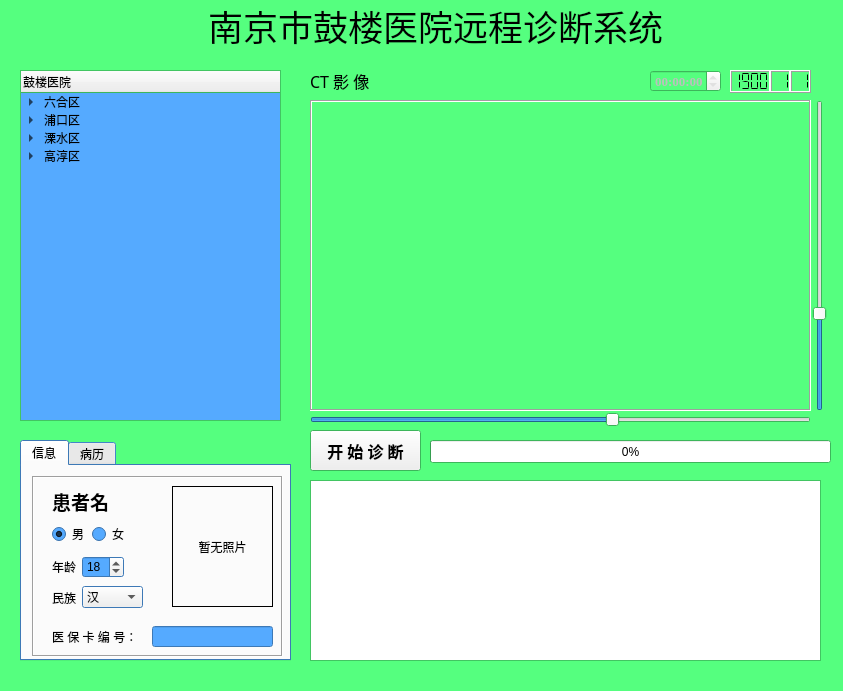
<?xml version="1.0" encoding="UTF-8"?>
<ui version="4.0">
 <class>MainWindow</class>
 <widget class="QMainWindow" name="MainWindow">
  <property name="geometry">
   <rect>
    <x>0</x>
    <y>0</y>
    <width>843</width>
    <height>691</height>
   </rect>
  </property>
  <property name="palette">
   <palette>
    <active>
     <colorrole role="Base">
      <brush brushstyle="SolidPattern">
       <color alpha="255">
        <red>255</red>
        <green>255</green>
        <blue>255</blue>
       </color>
      </brush>
     </colorrole>
     <colorrole role="Window">
      <brush brushstyle="SolidPattern">
       <color alpha="255">
        <red>85</red>
        <green>255</green>
        <blue>127</blue>
       </color>
      </brush>
     </colorrole>
    </active>
    <inactive>
     <colorrole role="Base">
      <brush brushstyle="SolidPattern">
       <color alpha="255">
        <red>255</red>
        <green>255</green>
        <blue>255</blue>
       </color>
      </brush>
     </colorrole>
     <colorrole role="Window">
      <brush brushstyle="SolidPattern">
       <color alpha="255">
        <red>85</red>
        <green>255</green>
        <blue>127</blue>
       </color>
      </brush>
     </colorrole>
    </inactive>
    <disabled>
     <colorrole role="Base">
      <brush brushstyle="SolidPattern">
       <color alpha="255">
        <red>85</red>
        <green>255</green>
        <blue>127</blue>
       </color>
      </brush>
     </colorrole>
     <colorrole role="Window">
      <brush brushstyle="SolidPattern">
       <color alpha="255">
        <red>85</red>
        <green>255</green>
        <blue>127</blue>
       </color>
      </brush>
     </colorrole>
    </disabled>
   </palette>
  </property>
  <property name="windowTitle">
   <string>江苏省2018（宁）远程医疗 测试版v1.0</string>
  </property>
  <property name="autoFillBackground">
   <bool>true</bool>
  </property>
  <widget class="QWidget" name="centralWidget">
   <widget class="QLabel" name="label">
    <property name="geometry">
     <rect>
      <x>150</x>
      <y>0</y>
      <width>571</width>
      <height>51</height>
     </rect>
    </property>
    <property name="font">
     <font>
      <family>华文新魏</family>
      <pointsize>26</pointsize>
      <weight>50</weight>
      <bold>false</bold>
     </font>
    </property>
    <property name="text">
     <string>南京市鼓楼医院远程诊断系统</string>
    </property>
    <property name="alignment">
     <set>Qt::AlignCenter</set>
    </property>
   </widget>
   <widget class="QTreeWidget" name="treeWidget">
    <property name="geometry">
     <rect>
      <x>20</x>
      <y>70</y>
      <width>261</width>
      <height>351</height>
     </rect>
    </property>
    <property name="palette">
     <palette>
      <active>
       <colorrole role="Base">
        <brush brushstyle="SolidPattern">
         <color alpha="255">
          <red>85</red>
          <green>170</green>
          <blue>255</blue>
         </color>
        </brush>
       </colorrole>
       <colorrole role="Window">
        <brush brushstyle="SolidPattern">
         <color alpha="255">
          <red>85</red>
          <green>255</green>
          <blue>127</blue>
         </color>
        </brush>
       </colorrole>
      </active>
      <inactive>
       <colorrole role="Base">
        <brush brushstyle="SolidPattern">
         <color alpha="255">
          <red>85</red>
          <green>170</green>
          <blue>255</blue>
         </color>
        </brush>
       </colorrole>
       <colorrole role="Window">
        <brush brushstyle="SolidPattern">
         <color alpha="255">
          <red>85</red>
          <green>255</green>
          <blue>127</blue>
         </color>
        </brush>
       </colorrole>
      </inactive>
      <disabled>
       <colorrole role="Base">
        <brush brushstyle="SolidPattern">
         <color alpha="255">
          <red>85</red>
          <green>255</green>
          <blue>127</blue>
         </color>
        </brush>
       </colorrole>
       <colorrole role="Window">
        <brush brushstyle="SolidPattern">
         <color alpha="255">
          <red>85</red>
          <green>255</green>
          <blue>127</blue>
         </color>
        </brush>
       </colorrole>
      </disabled>
     </palette>
    </property>
    <column>
     <property name="text">
      <string>鼓楼医院</string>
     </property>
    </column>
    <item>
     <property name="text">
      <string>六合区</string>
     </property>
     <item>
      <property name="text">
       <string>内科</string>
      </property>
      <item>
       <property name="text">
        <string>神经内科</string>
       </property>
      </item>
      <item>
       <property name="text">
        <string>肾内科</string>
       </property>
      </item>
      <item>
       <property name="text">
        <string>内分泌科</string>
       </property>
      </item>
      <item>
       <property name="text">
        <string>呼吸科</string>
       </property>
      </item>
      <item>
       <property name="text">
        <string>消化科</string>
       </property>
      </item>
      <item>
       <property name="text">
        <string>妇科</string>
       </property>
      </item>
     </item>
     <item>
      <property name="text">
       <string>外科</string>
      </property>
      <item>
       <property name="text">
        <string>肝胆外科</string>
       </property>
      </item>
      <item>
       <property name="text">
        <string>血管外科</string>
       </property>
      </item>
      <item>
       <property name="text">
        <string>心胸外科</string>
       </property>
      </item>
      <item>
       <property name="text">
        <string>耳鼻咽喉科</string>
       </property>
      </item>
     </item>
     <item>
      <property name="text">
       <string>急诊科</string>
      </property>
     </item>
    </item>
    <item>
     <property name="text">
      <string>浦口区</string>
     </property>
     <item>
      <property name="text">
       <string>妇产科</string>
      </property>
     </item>
     <item>
      <property name="text">
       <string>老年医学科</string>
      </property>
     </item>
     <item>
      <property name="text">
       <string>儿科</string>
      </property>
     </item>
    </item>
    <item>
     <property name="text">
      <string>溧水区</string>
     </property>
     <item>
      <property name="text">
       <string>骨科</string>
      </property>
     </item>
     <item>
      <property name="text">
       <string>血管外科</string>
      </property>
     </item>
     <item>
      <property name="text">
       <string>心脏科</string>
      </property>
     </item>
     <item>
      <property name="text">
       <string>脑科</string>
      </property>
     </item>
     <item>
      <property name="text">
       <string>神经内科</string>
      </property>
     </item>
    </item>
    <item>
     <property name="text">
      <string>高淳区</string>
     </property>
     <item>
      <property name="text">
       <string>呼吸科</string>
      </property>
     </item>
     <item>
      <property name="text">
       <string>消化科</string>
      </property>
     </item>
     <item>
      <property name="text">
       <string>泌尿外科</string>
      </property>
     </item>
     <item>
      <property name="text">
       <string>中医科</string>
      </property>
     </item>
    </item>
   </widget>
   <widget class="QLabel" name="CT_Img_Label">
    <property name="geometry">
     <rect>
      <x>310</x>
      <y>100</y>
      <width>501</width>
      <height>311</height>
     </rect>
    </property>
    <property name="frameShape">
     <enum>QFrame::Box</enum>
    </property>
    <property name="frameShadow">
     <enum>QFrame::Sunken</enum>
    </property>
    <property name="text">
     <string/>
    </property>
    <property name="pixmap">
     <pixmap>CT.jpg</pixmap>
    </property>
    <property name="scaledContents">
     <bool>true</bool>
    </property>
    <property name="alignment">
     <set>Qt::AlignCenter</set>
    </property>
   </widget>
   <widget class="QLabel" name="label_3">
    <property name="geometry">
     <rect>
      <x>310</x>
      <y>70</y>
      <width>111</width>
      <height>21</height>
     </rect>
    </property>
    <property name="font">
     <font>
      <family>华文仿宋</family>
      <pointsize>12</pointsize>
      <weight>50</weight>
      <bold>false</bold>
     </font>
    </property>
    <property name="text">
     <string>CT 影 像</string>
    </property>
   </widget>
   <widget class="QLCDNumber" name="yearLcdNumber">
    <property name="geometry">
     <rect>
      <x>730</x>
      <y>70</y>
      <width>41</width>
      <height>23</height>
     </rect>
    </property>
    <property name="digitCount">
     <number>4</number>
    </property>
    <property name="segmentStyle">
     <enum>QLCDNumber::Flat</enum>
    </property>
    <property name="value" stdset="0">
     <double>1900.000000000000000</double>
    </property>
   </widget>
   <widget class="QLCDNumber" name="monthLcdNumber">
    <property name="geometry">
     <rect>
      <x>770</x>
      <y>70</y>
      <width>21</width>
      <height>23</height>
     </rect>
    </property>
    <property name="digitCount">
     <number>2</number>
    </property>
    <property name="segmentStyle">
     <enum>QLCDNumber::Flat</enum>
    </property>
    <property name="value" stdset="0">
     <double>1.000000000000000</double>
    </property>
   </widget>
   <widget class="QSlider" name="verticalSlider">
    <property name="geometry">
     <rect>
      <x>810</x>
      <y>100</y>
      <width>19</width>
      <height>311</height>
     </rect>
    </property>
    <property name="value">
     <number>30</number>
    </property>
    <property name="orientation">
     <enum>Qt::Vertical</enum>
    </property>
   </widget>
   <widget class="QSlider" name="horizontalSlider">
    <property name="geometry">
     <rect>
      <x>310</x>
      <y>410</y>
      <width>501</width>
      <height>20</height>
     </rect>
    </property>
    <property name="value">
     <number>60</number>
    </property>
    <property name="orientation">
     <enum>Qt::Horizontal</enum>
    </property>
   </widget>
   <widget class="QTimeEdit" name="timeEdit">
    <property name="enabled">
     <bool>false</bool>
    </property>
    <property name="geometry">
     <rect>
      <x>650</x>
      <y>70</y>
      <width>71</width>
      <height>22</height>
     </rect>
    </property>
    <property name="font">
     <font>
      <family>Times New Roman</family>
      <pointsize>10</pointsize>
      <weight>75</weight>
      <bold>true</bold>
     </font>
    </property>
    <property name="alignment">
     <set>Qt::AlignCenter</set>
    </property>
    <property name="readOnly">
     <bool>true</bool>
    </property>
    <property name="displayFormat">
     <string>HH:mm:ss</string>
    </property>
    <property name="time">
     <time>
      <hour>0</hour>
      <minute>0</minute>
      <second>0</second>
     </time>
    </property>
   </widget>
   <widget class="QPushButton" name="startPushButton">
    <property name="geometry">
     <rect>
      <x>310</x>
      <y>430</y>
      <width>111</width>
      <height>41</height>
     </rect>
    </property>
    <property name="font">
     <font>
      <family>华文仿宋</family>
      <pointsize>12</pointsize>
      <weight>75</weight>
      <bold>true</bold>
     </font>
    </property>
    <property name="text">
     <string>开 始 诊 断</string>
    </property>
   </widget>
   <widget class="QProgressBar" name="progressBar">
    <property name="geometry">
     <rect>
      <x>430</x>
      <y>440</y>
      <width>401</width>
      <height>23</height>
     </rect>
    </property>
    <property name="value">
     <number>0</number>
    </property>
   </widget>
   <widget class="QTabWidget" name="tabWidget">
    <property name="geometry">
     <rect>
      <x>20</x>
      <y>440</y>
      <width>271</width>
      <height>221</height>
     </rect>
    </property>
    <property name="palette">
     <palette>
      <active>
       <colorrole role="Base">
        <brush brushstyle="SolidPattern">
         <color alpha="255">
          <red>85</red>
          <green>170</green>
          <blue>255</blue>
         </color>
        </brush>
       </colorrole>
       <colorrole role="Window">
        <brush brushstyle="SolidPattern">
         <color alpha="255">
          <red>85</red>
          <green>170</green>
          <blue>255</blue>
         </color>
        </brush>
       </colorrole>
      </active>
      <inactive>
       <colorrole role="Base">
        <brush brushstyle="SolidPattern">
         <color alpha="255">
          <red>85</red>
          <green>170</green>
          <blue>255</blue>
         </color>
        </brush>
       </colorrole>
       <colorrole role="Window">
        <brush brushstyle="SolidPattern">
         <color alpha="255">
          <red>85</red>
          <green>170</green>
          <blue>255</blue>
         </color>
        </brush>
       </colorrole>
      </inactive>
      <disabled>
       <colorrole role="Base">
        <brush brushstyle="SolidPattern">
         <color alpha="255">
          <red>85</red>
          <green>170</green>
          <blue>255</blue>
         </color>
        </brush>
       </colorrole>
       <colorrole role="Window">
        <brush brushstyle="SolidPattern">
         <color alpha="255">
          <red>85</red>
          <green>170</green>
          <blue>255</blue>
         </color>
        </brush>
       </colorrole>
      </disabled>
     </palette>
    </property>
    <property name="currentIndex">
     <number>0</number>
    </property>
    <widget class="QWidget" name="tab">
     <attribute name="title">
      <string>信息</string>
     </attribute>
     <widget class="QFrame" name="frame">
      <property name="geometry">
       <rect>
        <x>10</x>
        <y>10</y>
        <width>251</width>
        <height>181</height>
       </rect>
      </property>
      <property name="palette">
       <palette>
        <active>
         <colorrole role="Base">
          <brush brushstyle="SolidPattern">
           <color alpha="255">
            <red>85</red>
            <green>170</green>
            <blue>255</blue>
           </color>
          </brush>
         </colorrole>
         <colorrole role="Window">
          <brush brushstyle="SolidPattern">
           <color alpha="255">
            <red>85</red>
            <green>170</green>
            <blue>255</blue>
           </color>
          </brush>
         </colorrole>
        </active>
        <inactive>
         <colorrole role="Base">
          <brush brushstyle="SolidPattern">
           <color alpha="255">
            <red>85</red>
            <green>170</green>
            <blue>255</blue>
           </color>
          </brush>
         </colorrole>
         <colorrole role="Window">
          <brush brushstyle="SolidPattern">
           <color alpha="255">
            <red>85</red>
            <green>170</green>
            <blue>255</blue>
           </color>
          </brush>
         </colorrole>
        </inactive>
        <disabled>
         <colorrole role="Base">
          <brush brushstyle="SolidPattern">
           <color alpha="255">
            <red>85</red>
            <green>170</green>
            <blue>255</blue>
           </color>
          </brush>
         </colorrole>
         <colorrole role="Window">
          <brush brushstyle="SolidPattern">
           <color alpha="255">
            <red>85</red>
            <green>170</green>
            <blue>255</blue>
           </color>
          </brush>
         </colorrole>
        </disabled>
       </palette>
      </property>
      <property name="frameShape">
       <enum>QFrame::Box</enum>
      </property>
      <property name="frameShadow">
       <enum>QFrame::Sunken</enum>
      </property>
      <widget class="QLabel" name="nameLabel">
       <property name="geometry">
        <rect>
         <x>20</x>
         <y>10</y>
         <width>71</width>
         <height>31</height>
        </rect>
       </property>
       <property name="font">
        <font>
         <family>华文楷体</family>
         <pointsize>14</pointsize>
         <weight>75</weight>
         <bold>true</bold>
        </font>
       </property>
       <property name="text">
        <string>患者名</string>
       </property>
      </widget>
      <widget class="QRadioButton" name="maleRadioButton">
       <property name="geometry">
        <rect>
         <x>20</x>
         <y>50</y>
         <width>41</width>
         <height>16</height>
        </rect>
       </property>
       <property name="text">
        <string>男</string>
       </property>
       <property name="checked">
        <bool>true</bool>
       </property>
      </widget>
      <widget class="QRadioButton" name="femaleRadioButton">
       <property name="geometry">
        <rect>
         <x>60</x>
         <y>50</y>
         <width>41</width>
         <height>16</height>
        </rect>
       </property>
       <property name="text">
        <string>女</string>
       </property>
       <property name="checked">
        <bool>false</bool>
       </property>
      </widget>
      <widget class="QLabel" name="photoLabel">
       <property name="geometry">
        <rect>
         <x>140</x>
         <y>10</y>
         <width>101</width>
         <height>121</height>
        </rect>
       </property>
       <property name="frameShape">
        <enum>QFrame::Panel</enum>
       </property>
       <property name="frameShadow">
        <enum>QFrame::Plain</enum>
       </property>
       <property name="text">
        <string>暂无照片</string>
       </property>
       <property name="scaledContents">
        <bool>true</bool>
       </property>
       <property name="alignment">
        <set>Qt::AlignCenter</set>
       </property>
      </widget>
      <widget class="QLabel" name="label_6">
       <property name="geometry">
        <rect>
         <x>20</x>
         <y>80</y>
         <width>54</width>
         <height>21</height>
        </rect>
       </property>
       <property name="text">
        <string>年龄</string>
       </property>
      </widget>
      <widget class="QSpinBox" name="ageSpinBox">
       <property name="geometry">
        <rect>
         <x>50</x>
         <y>80</y>
         <width>42</width>
         <height>22</height>
        </rect>
       </property>
       <property name="value">
        <number>18</number>
       </property>
      </widget>
      <widget class="QLabel" name="label_7">
       <property name="geometry">
        <rect>
         <x>20</x>
         <y>112</y>
         <width>61</width>
         <height>20</height>
        </rect>
       </property>
       <property name="text">
        <string>民族</string>
       </property>
      </widget>
      <widget class="QComboBox" name="ethniComboBox">
       <property name="geometry">
        <rect>
         <x>50</x>
         <y>110</y>
         <width>61</width>
         <height>22</height>
        </rect>
       </property>
       <property name="currentText">
        <string>汉</string>
       </property>
       <item>
        <property name="text">
         <string>汉</string>
        </property>
       </item>
       <item>
        <property name="text">
         <string>满</string>
        </property>
       </item>
       <item>
        <property name="text">
         <string>回</string>
        </property>
       </item>
       <item>
        <property name="text">
         <string>蒙古</string>
        </property>
       </item>
       <item>
        <property name="text">
         <string>壮</string>
        </property>
       </item>
       <item>
        <property name="text">
         <string>藏</string>
        </property>
       </item>
       <item>
        <property name="text">
         <string>维吾尔</string>
        </property>
       </item>
      </widget>
      <widget class="QLabel" name="label_8">
       <property name="geometry">
        <rect>
         <x>20</x>
         <y>150</y>
         <width>91</width>
         <height>21</height>
        </rect>
       </property>
       <property name="text">
        <string>医 保 卡 编 号：</string>
       </property>
      </widget>
      <widget class="QLineEdit" name="ssnLineEdit">
       <property name="enabled">
        <bool>false</bool>
       </property>
       <property name="geometry">
        <rect>
         <x>120</x>
         <y>150</y>
         <width>121</width>
         <height>21</height>
        </rect>
       </property>
       <property name="text">
        <string/>
       </property>
       <property name="readOnly">
        <bool>true</bool>
       </property>
      </widget>
     </widget>
    </widget>
    <widget class="QWidget" name="tab_2">
     <attribute name="title">
      <string>病历</string>
     </attribute>
     <widget class="QTextEdit" name="caseTextEdit">
      <property name="geometry">
       <rect>
        <x>10</x>
        <y>10</y>
        <width>251</width>
        <height>181</height>
       </rect>
      </property>
      <property name="palette">
       <palette>
        <active>
         <colorrole role="Base">
          <brush brushstyle="SolidPattern">
           <color alpha="255">
            <red>255</red>
            <green>255</green>
            <blue>255</blue>
           </color>
          </brush>
         </colorrole>
         <colorrole role="Window">
          <brush brushstyle="SolidPattern">
           <color alpha="255">
            <red>255</red>
            <green>255</green>
            <blue>255</blue>
           </color>
          </brush>
         </colorrole>
        </active>
        <inactive>
         <colorrole role="Base">
          <brush brushstyle="SolidPattern">
           <color alpha="255">
            <red>255</red>
            <green>255</green>
            <blue>255</blue>
           </color>
          </brush>
         </colorrole>
         <colorrole role="Window">
          <brush brushstyle="SolidPattern">
           <color alpha="255">
            <red>255</red>
            <green>255</green>
            <blue>255</blue>
           </color>
          </brush>
         </colorrole>
        </inactive>
        <disabled>
         <colorrole role="Base">
          <brush brushstyle="SolidPattern">
           <color alpha="255">
            <red>255</red>
            <green>255</green>
            <blue>255</blue>
           </color>
          </brush>
         </colorrole>
         <colorrole role="Window">
          <brush brushstyle="SolidPattern">
           <color alpha="255">
            <red>255</red>
            <green>255</green>
            <blue>255</blue>
           </color>
          </brush>
         </colorrole>
        </disabled>
       </palette>
      </property>
      <property name="html">
       <string>&lt;!DOCTYPE HTML PUBLIC &quot;-//W3C//DTD HTML 4.0//EN&quot; &quot;http://www.w3.org/TR/REC-html40/strict.dtd&quot;&gt;
&lt;html&gt;&lt;head&gt;&lt;meta name=&quot;qrichtext&quot; content=&quot;1&quot; /&gt;&lt;style type=&quot;text/css&quot;&gt;
p, li { white-space: pre-wrap; }
&lt;/style&gt;&lt;/head&gt;&lt;body style=&quot; font-family:'SimSun'; font-size:9pt; font-weight:400; font-style:normal;&quot;&gt;
&lt;p style=&quot; margin-top:0px; margin-bottom:0px; margin-left:0px; margin-right:0px; -qt-block-indent:0; text-indent:0px;&quot;&gt;&lt;span style=&quot; font-size:12pt; font-weight:600;&quot;&gt;尚未填写&lt;/span&gt;&lt;/p&gt;&lt;/body&gt;&lt;/html&gt;</string>
      </property>
     </widget>
    </widget>
   </widget>
   <widget class="QTableView" name="basicTableView">
    <property name="geometry">
     <rect>
      <x>310</x>
      <y>480</y>
      <width>511</width>
      <height>181</height>
     </rect>
    </property>
   </widget>
   <widget class="QLCDNumber" name="dayLcdNumber">
    <property name="geometry">
     <rect>
      <x>790</x>
      <y>70</y>
      <width>21</width>
      <height>23</height>
     </rect>
    </property>
    <property name="digitCount">
     <number>2</number>
    </property>
    <property name="segmentStyle">
     <enum>QLCDNumber::Flat</enum>
    </property>
    <property name="value" stdset="0">
     <double>1.000000000000000</double>
    </property>
   </widget>
  </widget>
  <widget class="QMenuBar" name="menuBar">
   <property name="geometry">
    <rect>
     <x>0</x>
     <y>0</y>
     <width>843</width>
     <height>23</height>
    </rect>
   </property>
  </widget>
 </widget>
 <layoutdefault spacing="6" margin="11"/>
 <resources/>
 <connections/>
</ui>
